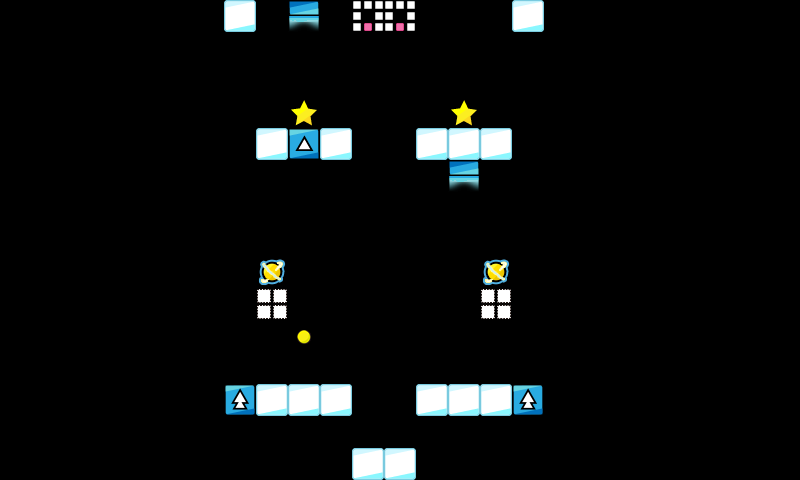

A 2D game scene composited from a Tiled map and its tileset images. What follows is a short description and the map's XML, with each tile layer's data collapsed to a summary:
An orthogonal 25x15 tile map with 32x32 px tiles, 1 tile layer (map) and 2 objects (2x Asteroid).

<map version="1.0" orientation="orthogonal" renderorder="right-down" width="25" height="15" tilewidth="32" tileheight="32" nextobjectid="3">
 <properties>
  <property name="ad" value="false" />
 </properties>
 <tileset firstgid="1" name="map_tiles" tilewidth="32" tileheight="32" tilecount="225" columns="15">
  <image source="../../img/map_tiles.png" width="480" height="480" />
 </tileset>
 <layer name="map" width="25" height="15">
  <data>[375 cells, 29 non-empty, 9 distinct tile ids]</data>
 </layer>
 <objectgroup color="#ffffff" name="Object Layer 1">
  <object id="1" name="Asteroid" x="224" y="32" width="32" height="32">
   <properties>
    <property name="speed" value="1.5" />
   </properties>
  </object>
  <object id="2" name="Asteroid" x="512" y="32" width="32" height="32">
   <properties>
    <property name="speed" value="1.5" />
   </properties>
  </object>
 </objectgroup>
</map>
